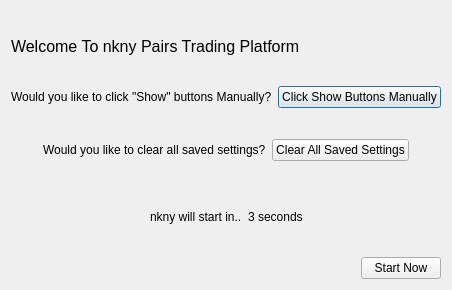
<?xml version="1.0" encoding="UTF-8"?>
<ui version="4.0">
 <class>WelcomeDialog</class>
 <widget class="QDialog" name="WelcomeDialog">
  <property name="geometry">
   <rect>
    <x>0</x>
    <y>0</y>
    <width>442</width>
    <height>290</height>
   </rect>
  </property>
  <property name="windowTitle">
   <string>Dialog</string>
  </property>
  <layout class="QVBoxLayout" name="verticalLayout">
   <item>
    <spacer name="verticalSpacer">
     <property name="orientation">
      <enum>Qt::Vertical</enum>
     </property>
     <property name="sizeHint" stdset="0">
      <size>
       <width>20</width>
       <height>13</height>
      </size>
     </property>
    </spacer>
   </item>
   <item>
    <layout class="QHBoxLayout" name="horizontalLayout">
     <item>
      <widget class="QLabel" name="label">
       <property name="font">
        <font>
         <pointsize>12</pointsize>
        </font>
       </property>
       <property name="text">
        <string>Welcome To nkny Pairs Trading Platform</string>
       </property>
      </widget>
     </item>
     <item>
      <spacer name="horizontalSpacer">
       <property name="orientation">
        <enum>Qt::Horizontal</enum>
       </property>
       <property name="sizeHint" stdset="0">
        <size>
         <width>40</width>
         <height>20</height>
        </size>
       </property>
      </spacer>
     </item>
    </layout>
   </item>
   <item>
    <spacer name="verticalSpacer_2">
     <property name="orientation">
      <enum>Qt::Vertical</enum>
     </property>
     <property name="sizeHint" stdset="0">
      <size>
       <width>20</width>
       <height>13</height>
      </size>
     </property>
    </spacer>
   </item>
   <item>
    <layout class="QHBoxLayout" name="horizontalLayout_2">
     <item>
      <spacer name="horizontalSpacer_2">
       <property name="orientation">
        <enum>Qt::Horizontal</enum>
       </property>
       <property name="sizeHint" stdset="0">
        <size>
         <width>17</width>
         <height>20</height>
        </size>
       </property>
      </spacer>
     </item>
     <item>
      <widget class="QLabel" name="label_2">
       <property name="text">
        <string>Would you like to click &quot;Show&quot; buttons Manually?</string>
       </property>
      </widget>
     </item>
     <item>
      <widget class="QPushButton" name="clickShowButtonsManually">
       <property name="text">
        <string>Click Show Buttons Manually</string>
       </property>
      </widget>
     </item>
     <item>
      <spacer name="horizontalSpacer_3">
       <property name="orientation">
        <enum>Qt::Horizontal</enum>
       </property>
       <property name="sizeHint" stdset="0">
        <size>
         <width>13</width>
         <height>20</height>
        </size>
       </property>
      </spacer>
     </item>
    </layout>
   </item>
   <item>
    <spacer name="verticalSpacer_5">
     <property name="orientation">
      <enum>Qt::Vertical</enum>
     </property>
     <property name="sizeHint" stdset="0">
      <size>
       <width>17</width>
       <height>17</height>
      </size>
     </property>
    </spacer>
   </item>
   <item>
    <layout class="QHBoxLayout" name="horizontalLayout_5">
     <item>
      <spacer name="horizontalSpacer_7">
       <property name="orientation">
        <enum>Qt::Horizontal</enum>
       </property>
       <property name="sizeHint" stdset="0">
        <size>
         <width>17</width>
         <height>20</height>
        </size>
       </property>
      </spacer>
     </item>
     <item>
      <widget class="QLabel" name="label_4">
       <property name="text">
        <string>Would you like to clear all saved settings?</string>
       </property>
      </widget>
     </item>
     <item>
      <widget class="QPushButton" name="clearSettingsButton">
       <property name="text">
        <string>Clear All Saved Settings</string>
       </property>
      </widget>
     </item>
     <item>
      <spacer name="horizontalSpacer_8">
       <property name="orientation">
        <enum>Qt::Horizontal</enum>
       </property>
       <property name="sizeHint" stdset="0">
        <size>
         <width>13</width>
         <height>20</height>
        </size>
       </property>
      </spacer>
     </item>
    </layout>
   </item>
   <item>
    <spacer name="verticalSpacer_3">
     <property name="orientation">
      <enum>Qt::Vertical</enum>
     </property>
     <property name="sizeHint" stdset="0">
      <size>
       <width>20</width>
       <height>40</height>
      </size>
     </property>
    </spacer>
   </item>
   <item>
    <layout class="QHBoxLayout" name="horizontalLayout_3">
     <item>
      <spacer name="horizontalSpacer_4">
       <property name="orientation">
        <enum>Qt::Horizontal</enum>
       </property>
       <property name="sizeHint" stdset="0">
        <size>
         <width>40</width>
         <height>20</height>
        </size>
       </property>
      </spacer>
     </item>
     <item>
      <widget class="QLabel" name="label_3">
       <property name="text">
        <string>nkny will start in..</string>
       </property>
      </widget>
     </item>
     <item>
      <widget class="QLabel" name="countDownLabel">
       <property name="text">
        <string>3 seconds</string>
       </property>
      </widget>
     </item>
     <item>
      <spacer name="horizontalSpacer_5">
       <property name="orientation">
        <enum>Qt::Horizontal</enum>
       </property>
       <property name="sizeHint" stdset="0">
        <size>
         <width>40</width>
         <height>20</height>
        </size>
       </property>
      </spacer>
     </item>
    </layout>
   </item>
   <item>
    <spacer name="verticalSpacer_4">
     <property name="orientation">
      <enum>Qt::Vertical</enum>
     </property>
     <property name="sizeHint" stdset="0">
      <size>
       <width>20</width>
       <height>13</height>
      </size>
     </property>
    </spacer>
   </item>
   <item>
    <layout class="QHBoxLayout" name="horizontalLayout_4">
     <item>
      <spacer name="horizontalSpacer_6">
       <property name="orientation">
        <enum>Qt::Horizontal</enum>
       </property>
       <property name="sizeHint" stdset="0">
        <size>
         <width>40</width>
         <height>20</height>
        </size>
       </property>
      </spacer>
     </item>
     <item>
      <widget class="QPushButton" name="startButton">
       <property name="text">
        <string>Start Now</string>
       </property>
      </widget>
     </item>
    </layout>
   </item>
  </layout>
 </widget>
 <resources/>
 <connections/>
</ui>
